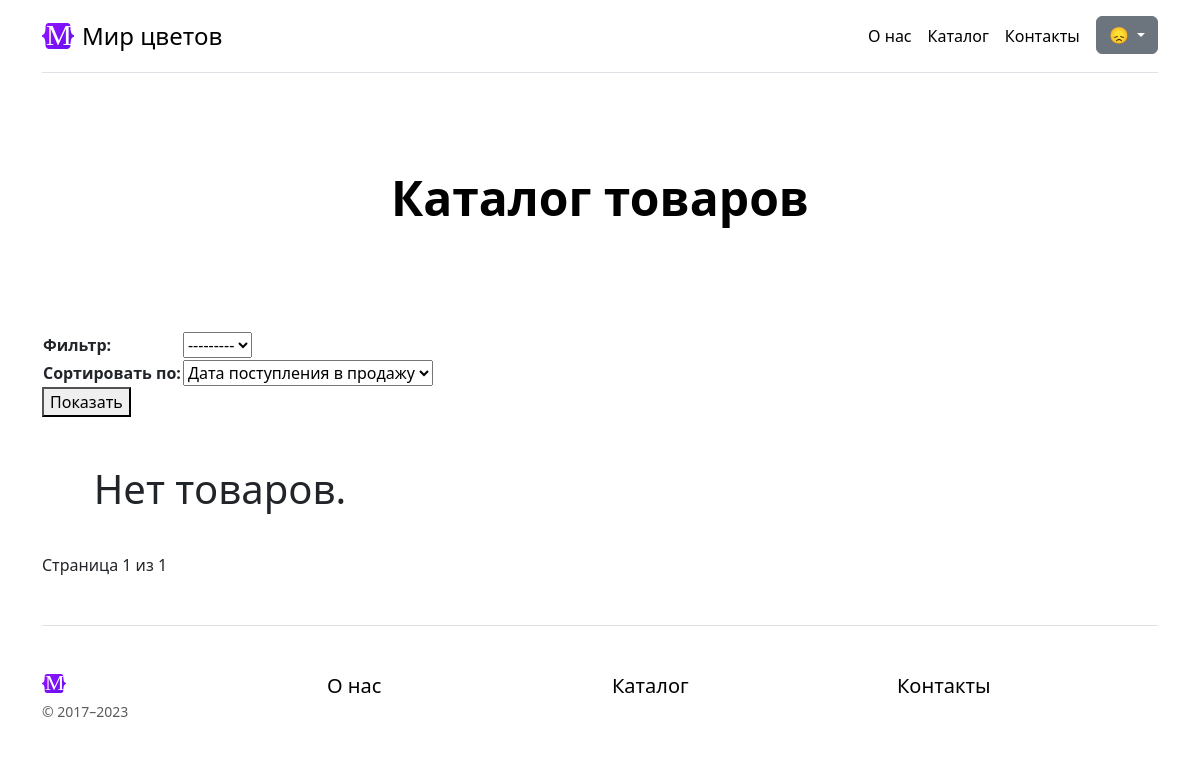
The page /goods/ on the database as committed earlier.
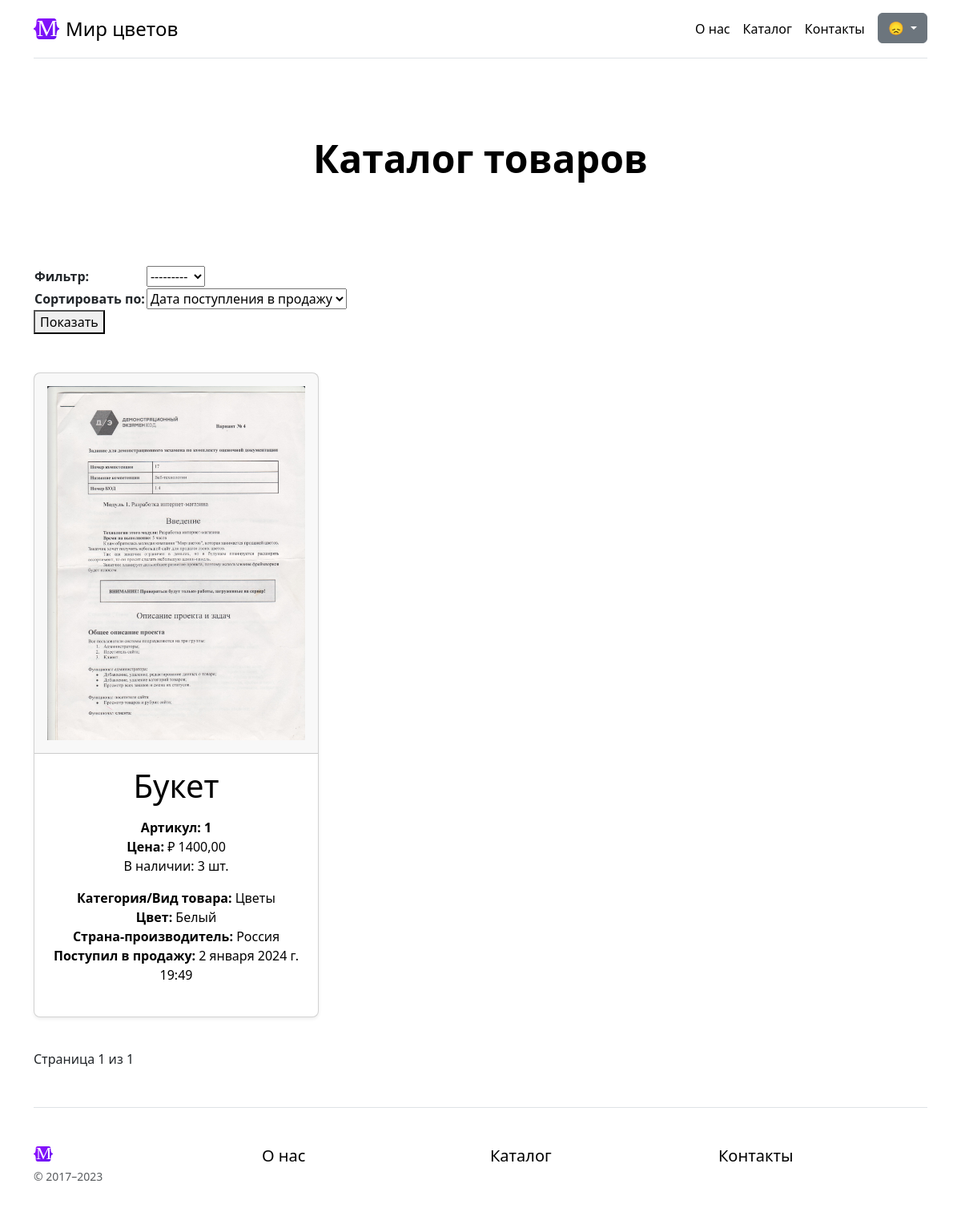
The same page on the database as committed later.
### goods/models.py (models this page shows)
class Goods(NameMixin, models.Model):
    objects = models.Manager() # По умолчанию. Нужен для админки.
    in_stock = GoodsManager()
    added = models.DateTimeField(auto_now_add=True,
                                 verbose_name="Дата добавления")
    photo = models.ImageField(verbose_name="Фото", blank=False)
    price = models.DecimalField(max_digits=10,
                                decimal_places=2,
                                verbose_name="Цена",
                                validators=[MinValueValidator(Decimal('0.01'))])
    origin = models.ForeignKey(
        "Country",
        on_delete=models.CASCADE,
        verbose_name="Страна-производитель",
    )
    color = models.ForeignKey(
        "Color",
        on_delete=models.CASCADE,
        verbose_name="Цвет",
    )
    category = models.ForeignKey(
        "Category",
        on_delete=models.CASCADE,
        verbose_name="Категория / Вид товара",
    )
    stock = models.PositiveIntegerField(default=0, null=False, blank=False, verbose_name="Остаток товара")
    def get_absolute_url(self):
        return reverse('goods-detail', kwargs={"pk": self.id})
    class Meta:
        verbose_name = "Товар"
        verbose_name_plural = "Товары"

class Category(NameMixin, models.Model):
    class Meta:
        verbose_name = "Категория/Вид товара"
        verbose_name_plural = "Категории/Виды товаров"

class Color(NameMixin, models.Model):
    class Meta:
        verbose_name = "Цвет"
        verbose_name_plural = "Цвета"

class Country(NameMixin, models.Model):
    class Meta:
        verbose_name = "Страна"
        verbose_name_plural = "Страны"

### goods/views.py (the view)
# urls.py: path("goods/", GoodsListView.as_view(), name="goods-list"),
class GoodsListView(ListView):
    model = Goods
    paginate_by = 5
    def get_queryset(self):
        category = self.request.GET.get("category")
        order_by = self.request.GET.get("order_by")
        queryset = Goods.in_stock.all()
        if order_by and order_by != "--":
            if order_by == 'price' or order_by == 'added':
                queryset = queryset.order_by("-" + order_by)
            else:
                assert (order_by == 'category' or order_by == 'origin')
                queryset = queryset.order_by(order_by + "__name")
        if category:
            queryset = queryset.filter(category_id=category)
        return queryset
    def get_context_data(self, **kwargs):
        context_data = super().get_context_data(**kwargs)
        if self.request.GET:
            context_data["sort_filter_form"] = GoodsSortFilterForm(self.request.GET)
        else:
            context_data["sort_filter_form"] = GoodsSortFilterForm()
        return context_data

### goods/forms.py
class GoodsSortFilterForm(forms.ModelForm):
    def __init__(self, *args, **kwargs):
        super().__init__(*args, **kwargs)
        self.fields['category'].required = False
    order_by = forms.ChoiceField(choices=get_choices, label="Сортировать по", required=False)
    class Meta:
        model = Goods
        fields = ["category", ]
        labels = {
            "category": "Фильтр"
        }

### general/models.py (called while the page is built)
    def __str__(self):
        return self.name

### goods/forms.py (called while the page is built)
def get_choices():
    choices = [(k, v) for k, v in CHOICES_DICT.items()]
    return choices

### goods/models.py (called while the page is built)
    def get_queryset(self):
        return super().get_queryset().filter(stock__gte=1).order_by("-added")

### goods/templates/goods/goods_list.html (shortened to what this page needs)
{% extends 'general/parts/base.html' %}
{% load static %}
{% block content %}
<main>
    {% include 'general/parts/h.html' with h='Каталог товаров' %}
    <div class="mb-5">
        <form action="{% url 'goods-list' %}">
            <table>
                {{ sort_filter_form.as_table }}
            </table>
            <button>Показать</button>
        </form>
    </div>
    <div class="row row-cols-1 row-cols-md-3 mb-3 text-center">
        {% for object in page_obj %}
        <div class="col">
            <div class="card mb-4 rounded-3 shadow-sm">
                <a class="n-text-decoration-none" href="{{ object.get_absolute_url }}">
                    <div class="card-header py-3">
                        <h4 class="my-0 fw-normal"><img class="w-100 img-fluid" src="{{ object.photo.url }}"
                                                        alt="{{ object.name }}"/></h4>
                    </div>
                    <div class="card-body">
                        <h1 class="card-title pricing-card-title">{{ object.name }}</h1>
                        <ul class="list-unstyled mt-3 mb-4">
                            <li class="card-text fw-bold"><span>Артикул: </span>{{ object.id }}</li>
                            <li><span class="fw-bold">Цена: </span>&#8381; {{ object.price }}</li>
                            <li class="mb-3"><span>В наличии: </span>{{ object.stock }} шт.</li>
                            <li><span class="fw-bold">Категория/Вид товара: </span>{{ object.category }}</li>
                            <li><span class="fw-bold">Цвет: </span>{{ object.color }}</li>
                            <li><span class="fw-bold">Страна-производитель: </span>{{ object.origin }}</li>
                            <li><span class="fw-bold">Поступил в продажу: </span>{{ object.added }}</li>
                        </ul>
                    </div>
                </a>
            </div>
        </div>
        {% empty %}
        <div class="display-6 text-center mb-4">Нет товаров.</div>
        {% endfor %}
    </div>
    {% include 'general/parts/pagination.html' %}
</main>
{% endblock %}

Rows that differ between the two databases and show on the page:
added Goods: photo (picture), name "Букет", id "1", price "1400,00", stock "3", category "Цветы", color "Белый", origin "Россия", added "2 января 2024 г. 19:49"
Other text that changed with them:
text no longer shown: "Нет товаров."
